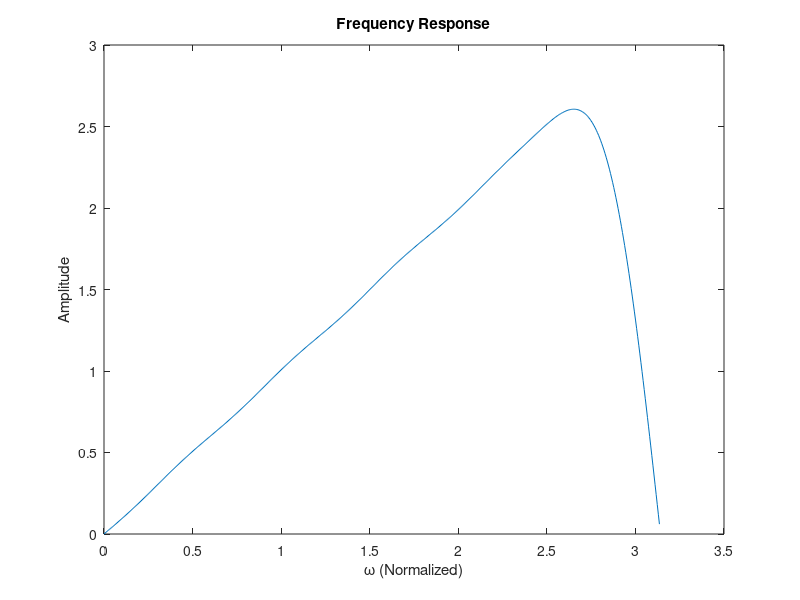

This chart was generated by the following MATLAB code:

% ECE 4270 - HW5 - Windowing
% Question 1

% Part (a)
M = 45;
A = 60;
% Since A > 50, we use the below formula:
beta = 0.1102*(A-8.7); % ---> beta = 5.6533
 
% Part (b)
wc1 = pi/3; wc2 = 2*pi/3;
n = 0:1:M-1;
m = n - (M-1)/2 + eps;
hn1 = sin(wc1.*m)./(pi*m);  
hn2 = sin(wc2.*m)./(pi*m);
hn3 = sin(pi.*m)./(pi*m);
hdn = hn1 - hn2 + hn3;
stem(n, hdn); title('Ideal Impulse Response'); ylabel('h_d[n]'); xlabel('\itn');
 
% Part (c)
wn = kaiser(M, beta);
stem(n, wn); title('Kaiser Window, M=45'); ylabel('w[n]'); xlabel('\itn');
 
% Part (d)
hn = hdn .* wn';
stem(hn); title('Actual Impulse Response'); ylabel('h[n]'); xlabel('\itn');
 
% Part (e)
[H,W] = freqz(hn,1);
plot(W,20*log10(abs(H))); axis([0 pi -100 5]);
title('Frequency Response'); ylabel('Amplitude (dB)'); xlabel('\omega (Normalized)');

% Question 2, Part (b)
M = 21;
n = 0:1:M-1;
m = n - (M-1)/2;
hdn = cos(pi*m)./m; hdn((M-1)/2+1) = 0;
stem(n, hdn); title('Ideal Impulse Response'); ylabel('h_d[n]'); xlabel('\itn');

% Part (c)
wn = hamming(M);
stem(n, wn); title('Hamming Window, M=21'); ylabel('w[n]'); xlabel('\itn');

% Part (d)
hn = hdn .* wn';
stem(n,hn); title('Actual Impulse Response'); ylabel('h[n]'); xlabel('\itn');

% Part (e)
[H,W] = freqz(hn,1);
plot(W,angle(H)); title('Phase Response'); ylabel('Angle(rad)'); xlabel('\omega (Normalized)');

% Part (f)
plot(W,abs(H)); title('Frequency Response'); ylabel('Amplitude'); xlabel('\omega (Normalized)');
